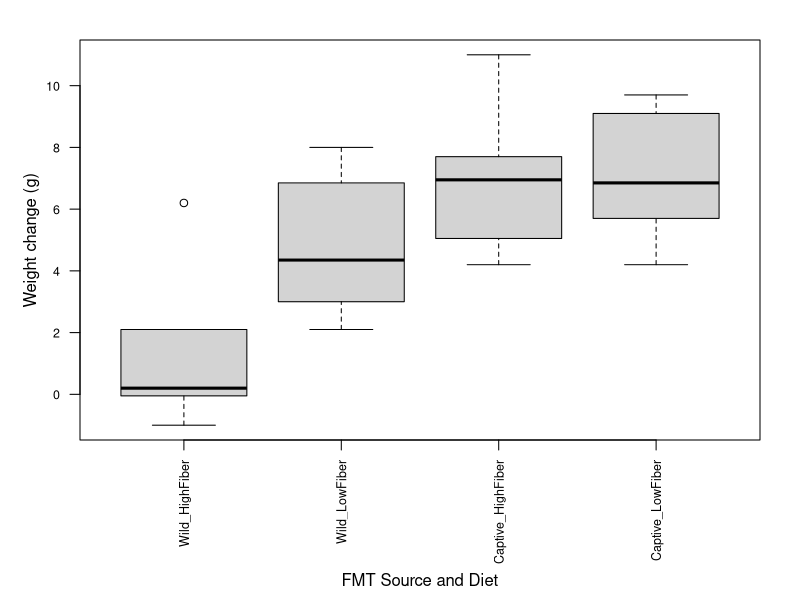

This figure's R source:
# Generates boxplot of weight gain
# run from inside R with source('run.r')
# run from command line with Rscript run.r

# read data
x <- read.table('../../data/weight_glucose.txt',sep='\t',head=T)

# change the default ordering of the FMT source v. fiber factor
x$FMT_Source_Diet <- factor(x$FMT_Source_Diet, levels=c('Wild_HighFiber','Wild_LowFiber','Captive_HighFiber','Captive_LowFiber'),ordered=TRUE)

# make the boxplot
pdf("boxplot_weight.pdf",width=5,height=5)
# increase bottom margin
par(mar=c(8,4,2,2));

boxplot(x$Weight_Change_g ~ x$FMT_Source_Diet,cex.axis=.75,las=2,xlab='',ylab='')

# write x axis label farther down than normal
mtext('FMT Source and Diet',side=1,line=6.5)

# write y axis label closer in than normal
mtext('Weight change (g)',side=2,line=2)

dev.off()